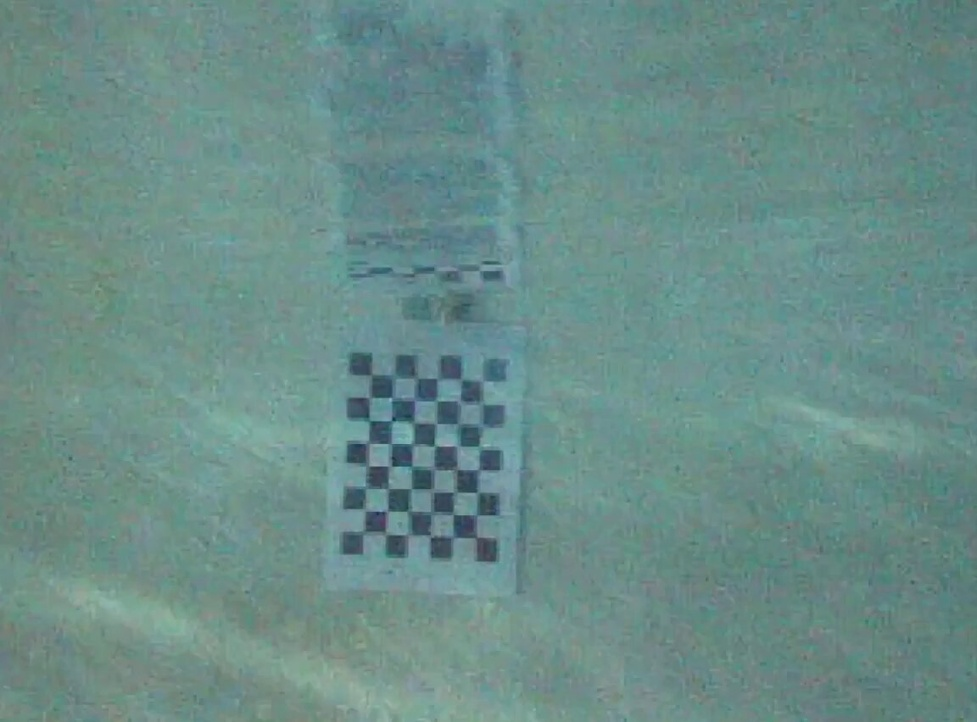
#> input picture scripts/all/cam_board_028.jpg, 977 x 722 px, shrunk from 1152 x 852 before the run; its folder holds only this picture in this run
$ python cam_calibrate.py
#> lines starting #> are read from the running program, lines starting #| are printed output that depends on the picture; after the words box and inside, x2 and y2 are one past the last pixel; in counts of white or black regions, pixels touching at a corner belong together; long printed decimals are rounded
#!/usr/bin/env python

import cv2
import numpy as np
import os
import glob
import time
# Defining the dimensions of checkerboard
CHECKERBOARD = (6,8)
criteria = (cv2.TERM_CRITERIA_EPS + cv2.TERM_CRITERIA_MAX_ITER, 30, 0.001)

# Creating vector to store vectors of 3D points for each checkerboard image
objpoints = []
# Creating vector to store vectors of 2D points for each checkerboard image
imgpoints = []


# Defining the world coordinates for 3D points
objp = np.zeros((1, CHECKERBOARD[0] * CHECKERBOARD[1], 3), np.float32)
objp[0,:,:2] = np.mgrid[0:CHECKERBOARD[0], 0:CHECKERBOARD[1]].T.reshape(-1, 2)
prev_img_shape = None

# Extracting path of individual image stored in a given directory
images = glob.glob('./all/*.jpg')
i = 0
print(f"cv2.CALIB_CB_ADAPTIVE_THRESH= {cv2.CALIB_CB_ADAPTIVE_THRESH}")
for fname in images:
    print(i)
    i = i+1
    img = cv2.imread(fname)
#> img is the input picture: shape (722, 977, 3); mean B, G, R 136.1, 140.7, 105.9
    gray = cv2.cvtColor(img,cv2.COLOR_BGR2GRAY)
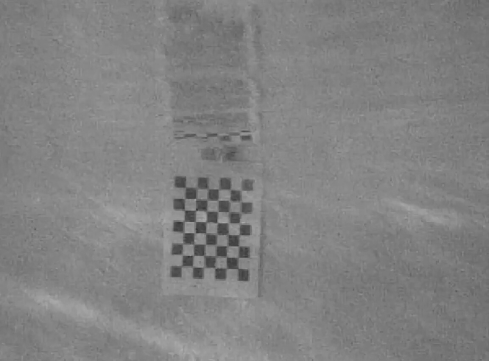
#> gray: shape (722, 977) (shown at 1/2 size); min 43, max 177, mean 129.7
    # Find the chess board corners
    # If desired number of corners are found in the image then ret = true
    ret, corners = cv2.findChessboardCorners(gray, CHECKERBOARD, cv2.CALIB_CB_ADAPTIVE_THRESH + cv2.CALIB_CB_FAST_CHECK + cv2.CALIB_CB_NORMALIZE_IMAGE)
#> ret = True; corners = 48 rows, first 8: [370, 376.5], [394.5, 376.5], [417, 377.5], [438, 379.5], [462.6, 377.3], [483.2, 381.8], [368.7, 397], [395.5, 396.4]

    """
    If desired number of corner are detected,
    we refine the pixel coordinates and display
    them on the images of checker board
    """
    print(ret)
#| True
    if ret == True:
        objpoints.append(objp)
        # refining pixel coordinates for given 2d points.
        corners2 = cv2.cornerSubPix(gray, corners, (11,11),(-1,-1), criteria)
#> corners2 = 48 rows, first 8: [371.5, 375.3], [393.4, 376.8], [416.6, 378], [437.6, 378.7], [460.9, 379.5], [482.1, 381.1], [369.5, 397.6], [392.1, 397.7]

        imgpoints.append(corners2)

        # Draw and display the corners
        img = cv2.drawChessboardCorners(img, CHECKERBOARD, corners2, ret)
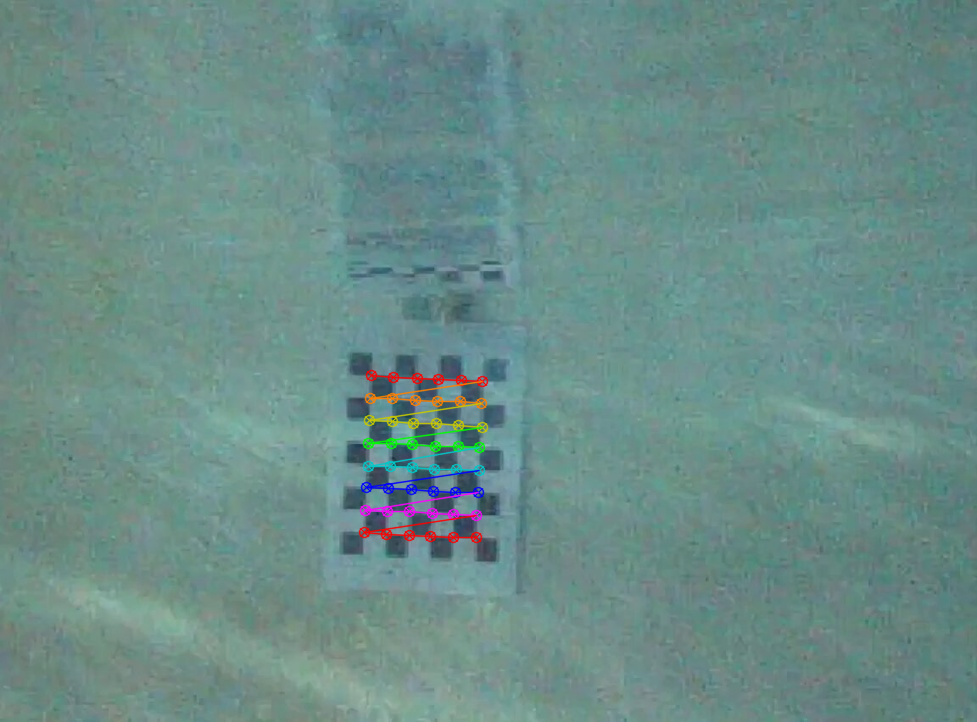
#> img: shape (722, 977, 3); 1.22% of pixels changed, all inside (x1, y1, x2, y2) = (358, 369, 489, 544)

    cv2.imshow('img',img)
    cv2.waitKey(1)
    # cv2.waitKey(0)
    # time.sleep(0.2)
    # cv2.destroyAllWindows()


cv2.destroyAllWindows()
# print(corners)
# print(corners2)
h,w = img.shape[:2]

"""
Performing camera calibration by
passing the value of known 3D points (objpoints)
and corresponding pixel coordinates of the
detected corners (imgpoints)
"""
ret, mtx, dist, rvecs, tvecs = cv2.calibrateCamera(objpoints, imgpoints, gray.shape[::-1], None, None)
#> ret = 0.752; mtx = [[1081.2, 0, 610.5], [0, 1059.6, 208.2], [0, 0, 1]]; dist = [[-0.913, 7.32, 0.0612, -0.0253, -22.67]]; rvecs = ([0.0782, 0.0696, 0.0448],); tvecs = ([-10.55, 7.38, 47.78],)

print("Camera matrix : \n")
print(mtx)
#| [[1.08123917e+03 0.00000000e+00 6.10513061e+02]
#|  [0.00000000e+00 1.05960593e+03 2.08230531e+02]
#|  [0.00000000e+00 0.00000000e+00 1.00000000e+00]]
print("dist : \n")
print(dist)
#| [[ -0.9131   7.325   0.0612  -0.02526 -22.671]]
print("rvecs : \n")
print(rvecs)
#| (array([[0.07823],
#|        [0.06963],
#|        [0.04481]]),)
print("tvecs : \n")
print(tvecs)
#| (array([[-10.546],
#|        [  7.380],
#|        [ 47.780]]),)

$ run again, on scripts/all/cam_board_036.jpg
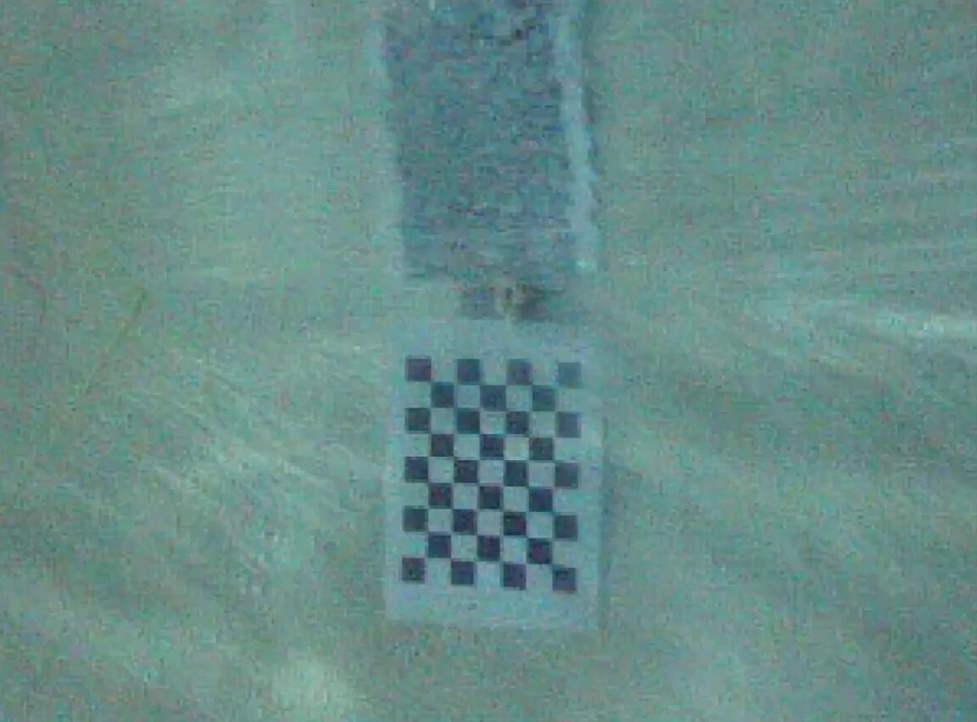
#> input picture scripts/all/cam_board_036.jpg, 977 x 722 px, shrunk from 1152 x 852 before the run
#> img is the input picture: shape (722, 977, 3); mean B, G, R 136.2, 140.6, 103.7
#> `gray = cv2.cvtColor(img,cv2.COLOR_BGR2GRAY)`:
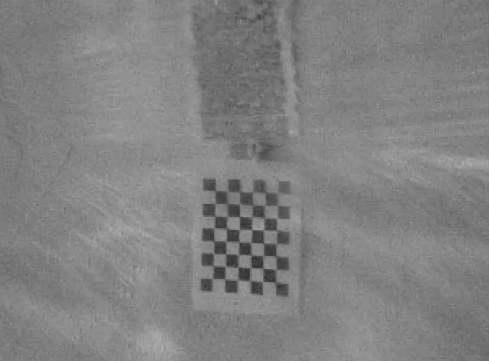
#> gray: shape (722, 977) (shown at 1/2 size); min 35, max 184, mean 129.1
#> `ret, corners = cv2.findChessboardCorners(gray, CHECKERBOARD, cv2.CALIB..`: ret = True; corners = 48 rows, first 8: [431.5, 381.5], [456.5, 383.5], [481.5, 385], [504.4, 382.9], [530.5, 387.5], [556, 386.5], [431, 407], [455, 407.5]
#| True
#> corners2 = 48 rows, first 8: [431.1, 381.5], [455.3, 383.3], [480.2, 383.9], [505.5, 384.7], [531.5, 384.8], [556.1, 387.1], [430.8, 407.1], [454.3, 407.4]
#> `img = cv2.drawChessboardCorners(img, CHECKERBOARD, corners2, ret)`:
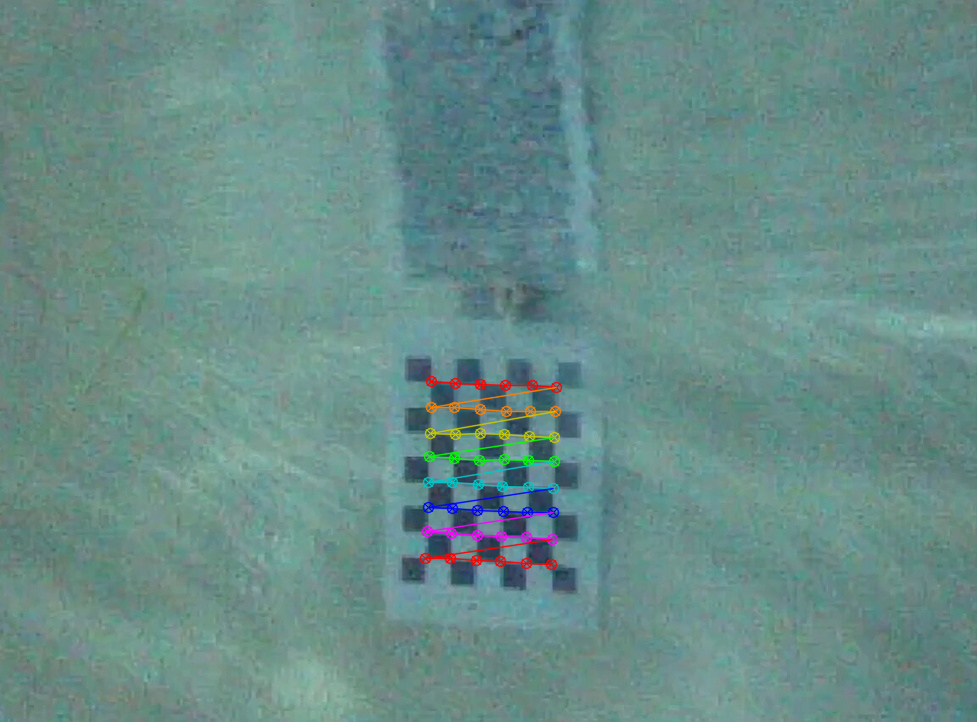
#> img: shape (722, 977, 3); 1.31% of pixels changed, all inside (x1, y1, x2, y2) = (419, 375, 563, 571)
#> `ret, mtx, dist, rvecs, tvecs = cv2.calibrateCamera(objpoints, imgpoint..`: ret = 0.778; mtx = [[387.3, 0, 489.5], [0, 402, 295.6], [0, 0, 1]]; dist = [[0.0131, 0.256, -0.0398, -0.00807, -0.259]]; rvecs = ([-0.013, 0.0625, 0.0219],); tvecs = ([-2.34, 3.39, 15.34],)
#| [[387.289   0.         489.467]
#|  [  0.         402.046 295.590]
#|  [  0.           0.           1.        ]]
#| [[ 0.01305  0.2563 -0.03979  -0.008066 -0.2588]]
#| (array([[-0.01301],
#|        [ 0.06251],
#|        [ 0.02189]]),)
#| (array([[-2.341],
#|        [ 3.389],
#|        [15.341]]),)

$ run again, on scripts/all/cam_board_038.jpg
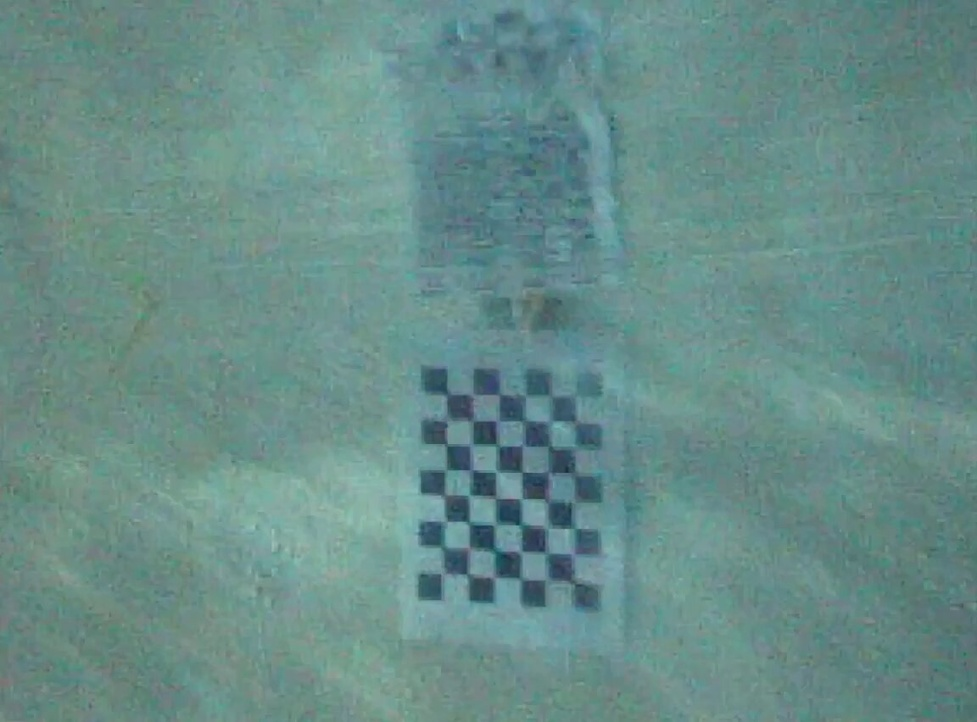
#> input picture scripts/all/cam_board_038.jpg, 977 x 722 px, shrunk from 1152 x 852 before the run
#> img is the input picture: shape (722, 977, 3); mean B, G, R 136.5, 140.8, 103.7
#> `gray = cv2.cvtColor(img,cv2.COLOR_BGR2GRAY)`:
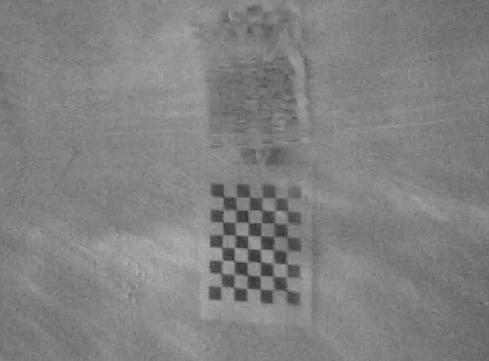
#> gray: shape (722, 977) (shown at 1/2 size); min 40, max 182, mean 129.2
#> `ret, corners = cv2.findChessboardCorners(gray, CHECKERBOARD, cv2.CALIB..`: ret = True; corners = 48 rows, first 8: [451.3, 391.5], [472.8, 395.6], [500.5, 395], [520, 399], [552, 400], [576, 396.9], [446.9, 421.4], [471, 421]
#| True
#> corners2 = 48 rows, first 8: [447.1, 394.6], [472.6, 395.5], [499.7, 394.3], [525, 395.5], [550.5, 395.9], [575.5, 396.4], [447.4, 421.5], [473.2, 420.8]
#> `img = cv2.drawChessboardCorners(img, CHECKERBOARD, corners2, ret)`:
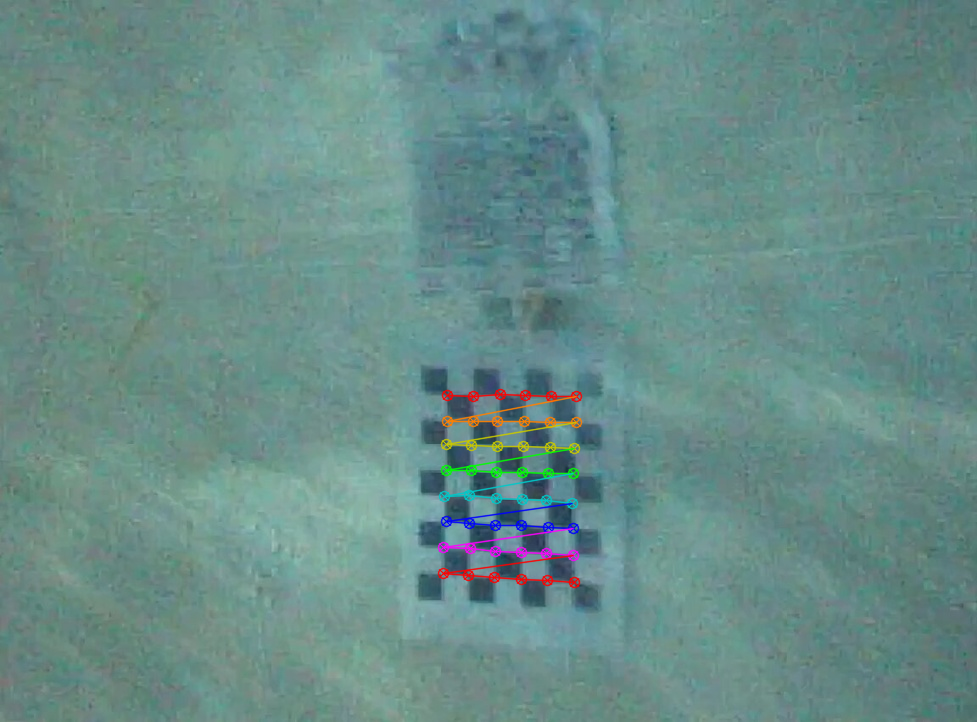
#> img: shape (722, 977, 3); 1.33% of pixels changed, all inside (x1, y1, x2, y2) = (437, 388, 583, 589)
#> `ret, mtx, dist, rvecs, tvecs = cv2.calibrateCamera(objpoints, imgpoint..`: ret = 0.93; mtx = [[1620.8, 0, 399.7], [0, 1501, 232.6], [0, 0, 1]]; dist = [[-5.03, 65.13, 0.201, 0.0484, -364.7]]; rvecs = ([-0.169, 0.346, 0.00864],); tvecs = ([1.75, 6.35, 59.72],)
#| [[1.62081546e+03 0.00000000e+00 3.99726521e+02]
#|  [0.00000000e+00 1.50101648e+03 2.32628619e+02]
#|  [0.00000000e+00 0.00000000e+00 1.00000000e+00]]
#| [[-5.02569152e+00  6.51301332e+01  2.01301632e-01  4.84263419e-02
#|   -3.64718359e+02]]
#| (array([[-0.1686],
#|        [ 0.346 ],
#|        [ 0.008641]]),)
#| (array([[ 1.748],
#|        [ 6.347],
#|        [59.719]]),)
